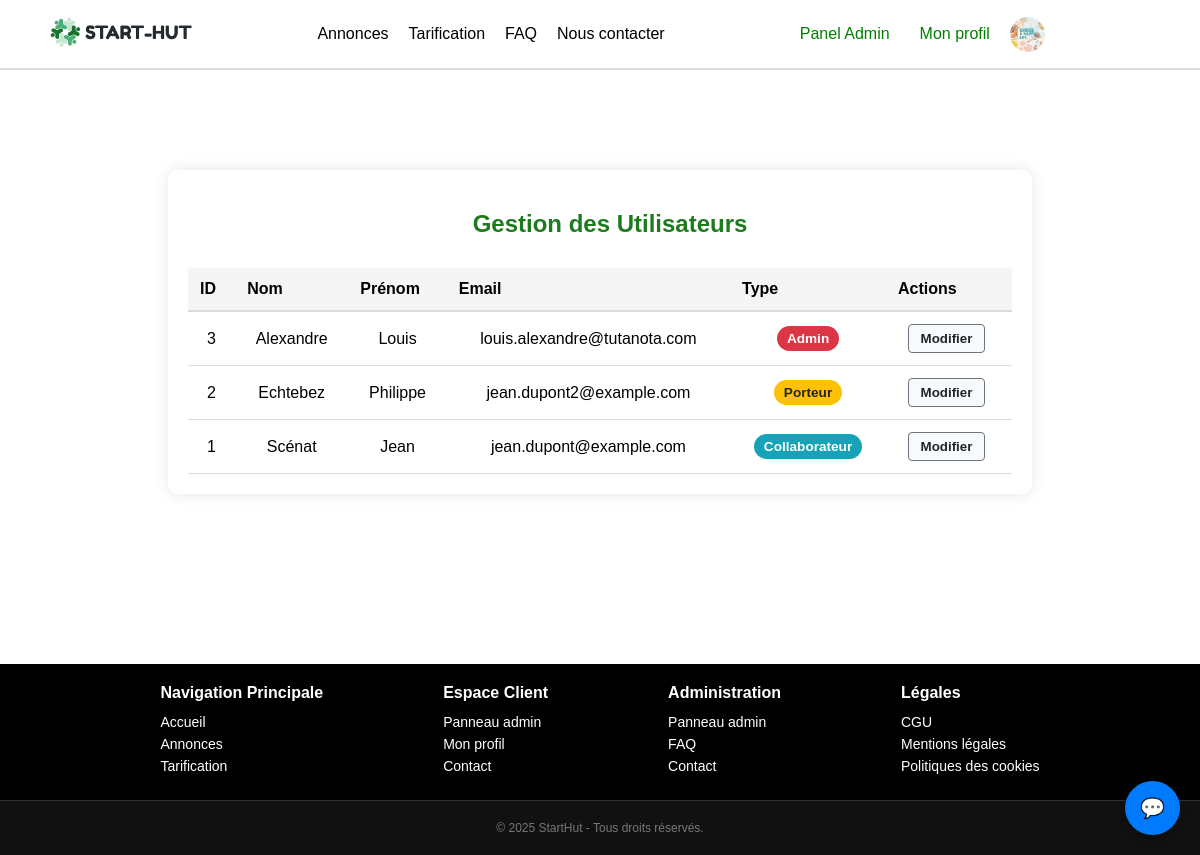
The page /src/views/admin.php (signed in) on the database as committed earlier.
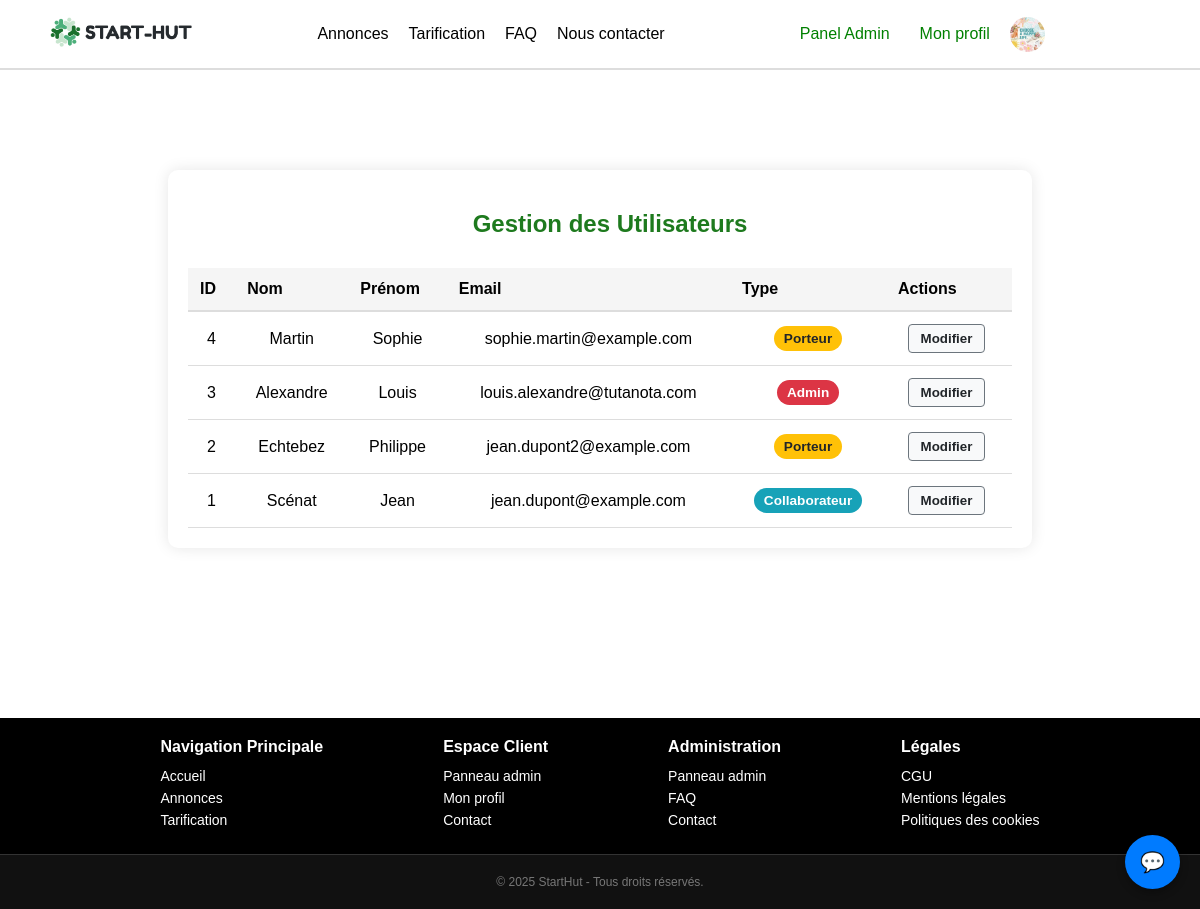
The same page on the database as committed later.
### tables this page shows
CREATE TABLE Utilisateurs (
    id INT PRIMARY KEY AUTO_INCREMENT,
    nom VARCHAR(255) NOT NULL,
    prenom VARCHAR(255) NOT NULL ,
    email VARCHAR(255) NOT NULL UNIQUE,
    mot_de_passe VARCHAR(255) NOT NULL,
    description_profil VARCHAR(255),
    langues_parlees VARCHAR(255),
    type ENUM('porteur', 'collaborateur', 'admin') NOT NULL
);

### src/views/admin.php (the view, shortened to what this page needs)
<?php
$conn = new mysqli(DB_HOST, DB_USER, DB_PASS, DB_NAME);
$connection_error = null;
$sql = "SELECT id, nom, prenom, email, type FROM Utilisateurs ORDER BY id DESC";
$result = $conn->query($sql);
$query_error = null;
$all_users = [];
if (!$connection_error && $result === false) {
    $query_error = "Erreur lors de la récupération des utilisateurs : " . $conn->error;
    error_log($query_error);
} elseif (!$connection_error && $result) {
    $all_users = $result->fetch_all(MYSQLI_ASSOC);
}
?>
<!DOCTYPE html>
<html>
<head>
    <link rel="stylesheet" href="/Start-Hut/public/assets/css/styles.css">
    <link rel="stylesheet" href="/Start-Hut/public/assets/css/styles-quentin.css">
    <link rel="stylesheet" href="/Start-Hut/public/assets/css/styles-guillaume.css">
</head>
<body>
<?php include('../templates/header.php');  ?>
<div class="content">
    <div class="admin-container">
        <h1 class="admin-title">Gestion des Utilisateurs</h1>
        <table class="users-table">
            <thead>
                <tr>
                    <th>ID</th>
                    <th>Nom</th>
                    <th>Prénom</th>
                    <th>Email</th>
                    <th>Type</th>
                    <th>Actions</th>
                </tr>
            </thead>
            <tbody>
                <?php if (!$connection_error && !empty($all_users)): ?>
                    <?php foreach($all_users as $row): ?>
                        <tr id="user-row-<?php echo $row['id']; ?>">
                            <td><?php echo $row['id']; ?></td>
                            <td><?php echo htmlspecialchars($row['nom']); ?></td>
                            <td><?php echo htmlspecialchars($row['prenom']); ?></td>
                            <td><?php echo htmlspecialchars($row['email']); ?></td>
                            <td>
                                <span class="user-type type-<?php echo strtolower($row['type']); ?>">
                                    <?php echo ucfirst($row['type']); ?>
                                </span>
                            </td>
                            <td>
                                <button class="btn-edit" onclick="editUser(<?php echo $row['id']; ?>)">Modifier</button>
                            </td>
                        </tr>
                    <?php endforeach; ?>
                <?php elseif (isset($query_error)):
                ?>
                    <tr>
                        <td colspan="6" style="text-align: center;">Impossible de charger les utilisateurs : <?php echo htmlspecialchars($query_error); ?></td>
                    </tr>
                <?php elseif ($connection_error): ?>
                     <tr>
                        <td colspan="6" style="text-align: center;">Impossible de se connecter à la base de données. Vérifiez le message d'erreur ci-dessus.</td>
                    </tr>
                <?php else:  ?>
                    <tr>
                        <td colspan="6" style="text-align: center;">Aucun utilisateur trouvé dans la base de données.</td>
                    </tr>
                <?php endif; ?>
            </tbody>
        </table>
    </div>
</div>
<?php
include('../templates/footer.php');
?>
</body>
</html>

### src/templates/header.php (shortened to what this page needs)
<div class="navbar-container">
    <nav class="navbar">
        <div class="logo">
            <a href="/Start-Hut/public/index.php"><img src="/Start-Hut/public/assets/img/logo.png" alt="Logo"></a>
        </div>
<?php
$user_type = $_SESSION['user_type'] ?? null;
?>
<ul class="nav-links mobile-menu">
  <?php if ($user_type === 'porteur'): ?>
    <li><a href="/Start-Hut/src/views/annonces.php">Annonces</a></li>
    <li><a href="/Start-Hut/src/views/projet/annonce/posterannonce.php">Poster une annonce</a></li>
    <li><a href="/Start-Hut/src/views/abonnements.php">Tarification</a></li>
    <li><a href="/Start-Hut/src/views/faq.php">FAQ</a></li>
    <li><a href="/Start-Hut/src/views/contact.php">Nous contacter</a></li>
  <?php else: ?>
    <li><a href="/Start-Hut/src/views/annonces.php">Annonces</a></li>
    <li><a href="/Start-Hut/src/views/abonnements.php">Tarification</a></li>
    <li><a href="/Start-Hut/src/views/faq.php">FAQ</a></li>
    <li><a href="/Start-Hut/src/views/contact.php">Nous contacter</a></li>
  <?php endif; ?>
</ul>
<div class="auth-buttons mobile-menu">
  <?php if (!isset($_SESSION['user_id'])): ?>
    <a href="/Start-Hut/src/views/user/connexion.php" class="signup">Se connecter</a>
  <?php else: ?>
    <?php if ($user_type === 'porteur'): ?>
      <a href="/Start-Hut/src/views/projet/espace-projet.php" class="signup">Espace projet</a>
    <?php elseif ($user_type === 'collaborateur'): ?>
      <a href="/Start-Hut/src/views/projet/espace-collaborateur.php" class="signup">Espace collaborateur</a>
    <?php elseif ($user_type === 'admin'): ?>
      <a href="/Start-Hut/src/views/admin.php" class="signup">Panel Admin</a>
    <?php endif; ?>
    <a href="/Start-Hut/src/views/user/profil.php" class="signup">Mon profil</a>
    <?php
    $user_image = [];
    ?>
    <a href="/Start-Hut/src/views/user/profil.php" class="profile-image-link">
      <img src="<?php echo $user_image['lien'] ?? '/Start-Hut/public/assets/img/APRIL.png'; ?>" class="header-profile-pic" alt="Photo de profil">
    </a>
  <?php endif; ?>
</div>
</div>

### src/templates/footer.php (shortened to what this page needs)
<footer>
<?php include('messagerie.php'); ?>
    <div class="footer-container">
        <div class="footer-section">
            <h3>Navigation Principale</h3>
            <?php
            $user_type = $_SESSION['user_type'] ?? null;
            ?>
            <?php if ($user_type === 'admin'): ?>
            <p><a href="/Start-Hut/public/index.php">Accueil</a></p>
            <p><a href="/Start-Hut/src/views/annonces.php">Annonces</a></p>
            <p><a href="/Start-Hut/src/views/abonnements.php">Tarification</a></p>
            <?php endif; ?>
        </div>
        <div class="footer-section">
            <h3>Espace Client</h3>
            <?php if ($user_type === 'admin'): ?>
                <p><a href="/Start-Hut/src/views/admin.php">Panneau admin</a></p>
                <p><a href="/Start-Hut/src/views/user/profil.php">Mon profil</a></p>
                <p><a href="/Start-Hut/src/views/contact.php">Contact</a></p>
            <?php endif; ?>
        </div>
        <div class="footer-section">
            <?php if ($user_type === 'admin'): ?>
            <h3>Administration</h3>
            <p><a href="/Start-Hut/src/views/admin.php">Panneau admin</a></p>
            <p><a href="/Start-Hut/src/views/faq.php">FAQ</a></p>
            <p><a href="/Start-Hut/src/views/contact.php">Contact</a></p>
            <?php endif; ?>
        </div>
        <div class="footer-section">
            <h3>Légales</h3>
            <p><a href="/Start-Hut/src/views/legal/cgu.php">CGU</a></p>
            <p><a href="/Start-Hut/src/views/legal/mentions.php">Mentions légales</a></p>
            <p><a href="/Start-Hut/src/views/legal/cookies.php">Politiques des cookies</a></p>
        </div>
    </div>
    <div class="footer-bottom">
    © 2025 StartHut - Tous droits réservés.
</div>
</footer>

### src/templates/messagerie.php (shortened to what this page needs)
<link rel="stylesheet" href="assets/css/styles-meryem.css">
<link rel="stylesheet" href="https://cdnjs.cloudflare.com/ajax/libs/font-awesome/6.5.0/css/all.min.css">
<a id="open-message-modal" class="message-floating-btn">💬</a>

### public/assets/css/styles.css (style rules this page uses)
* { margin: 0; padding: 0; box-sizing: border-box; }
body { width: auto; font-family: 'Open Sans', sans-serif; display: flex; flex-direction: column; min-height: 100vh; }
.navbar { display: flex; align-items: center; justify-content: center; padding: 10px ; background-color: white; border-bottom: 1px solid #ddd; gap: 60px; margin-bottom: 30px; }
.logo { display: flex; }
.logo img { height: 30px; width: auto; }
.nav-links { list-style: none; display: flex; gap: 20px; margin: 0 20px; color: black; text-decoration: none; }
.nav-links li a { text-decoration: none; color: black; }
.auth-buttons { display: flex; gap: 10px; color: black; }
.auth-buttons .signup { text-decoration: none; color: green; padding: 10px; }
.header-profile-pic { width: 35px; height: 35px; border-radius: 50%; object-fit: cover; }
.profile-image-link { display: flex; align-items: center; justify-content: center; }
html, body { margin: 0; padding: 0; overflow-x: hidden; width: 100vw; box-sizing: border-box; }
.content { display: flex; justify-content: center; align-items: center; flex-direction: column; text-align: center; padding-bottom: 100px; }
footer { background-color: #000000; color: white; width: 100%; position: relative; bottom: 0px; margin-top: auto; font-family: Arial, sans-serif; }
.footer-container { display: flex; justify-content: center; align-items: flex-start; gap: 120px; padding: 20px 0; text-align: left; }
.footer-section h3 { font-size: 16px; font-weight: bold; margin-bottom: 12px; }
.footer-section p { margin: 6px 0; font-size: 14px; }
footer a { text-decoration: none; color: inherit; }
.footer-bottom { background-color: #111111; border-top: 1px solid #333; color: white; width: 100%; position: relative; bottom: 0px; margin-top: auto; font-family: Arial, sans-serif; padding: 20px 0; margin-left: auto; font-size: 12px; color: #777; text-align: center; }
.content { width: 80%; margin: 30px auto; }
h1 { font-size: 2em; margin: 20px 0; padding-left: 20px; }
.message-floating-btn { position: fixed; bottom: 20px; right: 20px; background-color: #007bff; color: white; padding: 15px; border-radius: 50%; text-align: center; font-size: 20px; cursor: pointer; box-shadow: 0 4px 8px rgba(0,0,0,0.3); z-index: 9999; }

### public/assets/css/styles-guillaume.css (style rules this page uses)
a { color: green; text-decoration: none; }
.content { display: flex; flex-direction: column; align-items: center; justify-content: center; }
.navbar { display: flex; justify-content: space-between; align-items: center; padding: 15px 50px; background-color: white; border-bottom: 2px solid #ddd; }

### public/assets/css/styles-meryem.css (style rules this page uses)
:root { --primary-color: green; --primary-dark: rgb(6, 78, 6); --primary-light: #d1ffd1; --text-color: #333; --background: #f8f8f8; }
body { margin: 0; font-family: Arial, sans-serif; background-color: white; }
.message-floating-btn { position: fixed; bottom: 20px; right: 20px; background-color: #007bff; color: white; padding: 15px; border-radius: 50%; text-align: center; font-size: 20px; cursor: pointer; box-shadow: 0 4px 8px rgba(0,0,0,0.3); z-index: 9999; }

### src/views/admin.php (style rules this page uses)
.admin-container { width: 90%; max-width: 1200px; margin: 40px auto; background-color: #fff; border-radius: 10px; padding: 20px; box-shadow: 0 0 15px rgba(0, 0, 0, 0.1); }
.admin-title { text-align: center; margin-bottom: 30px; color: #1e7a1e; font-size: 24px; font-weight: bold; }
.users-table { width: 100%; border-collapse: collapse; margin-top: 20px; }
.users-table th { background-color: #f5f5f5; text-align: left; padding: 12px; border-bottom: 2px solid #ddd; font-weight: bold; }
.users-table td { padding: 12px; border-bottom: 1px solid #ddd; }
.btn-edit, .btn-save, .btn-cancel { padding: 6px 12px; border-radius: 4px; cursor: pointer; font-weight: bold; margin-right: 5px; }
.btn-edit { background-color: #f8f9fa; border: 1px solid #6c757d; color: #212529; }
.user-type { display: inline-block; padding: 5px 10px; border-radius: 15px; font-size: 0.85em; font-weight: 600; }
.type-admin { background-color: #dc3545; color: white; }
.type-porteur { background-color: #ffc107; color: #212529; }
.type-collaborateur { background-color: #17a2b8; color: white; }

### src/templates/footer.php (style rules this page uses)
footer a { text-decoration: none; color: inherit; }

Rows that differ between the two databases and show on the page:
added utilisateurs: id "4", nom "Martin", prenom "Sophie", email "sophie.martin@example.com", type "Porteur"
